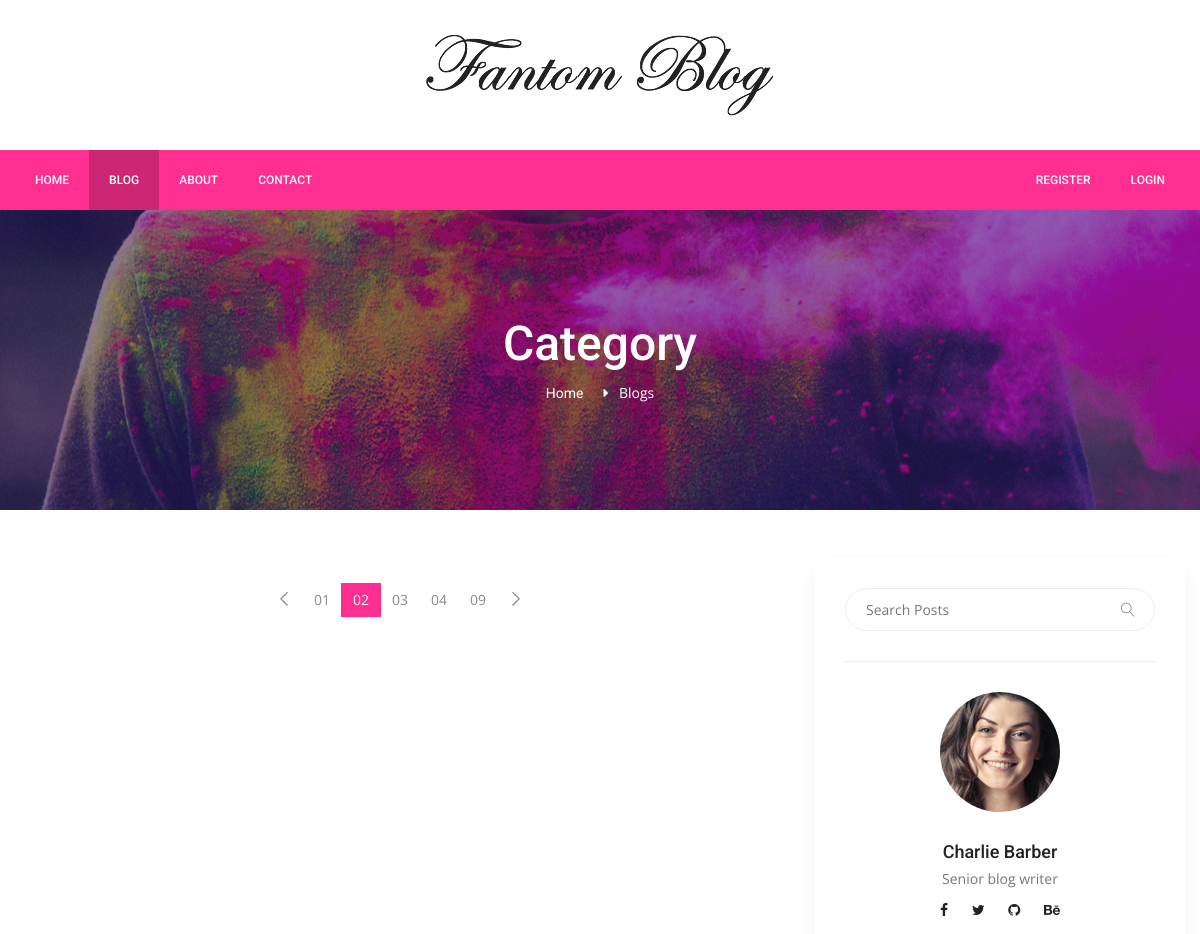
/blog (upper part), run on an earlier commit of the app's database.
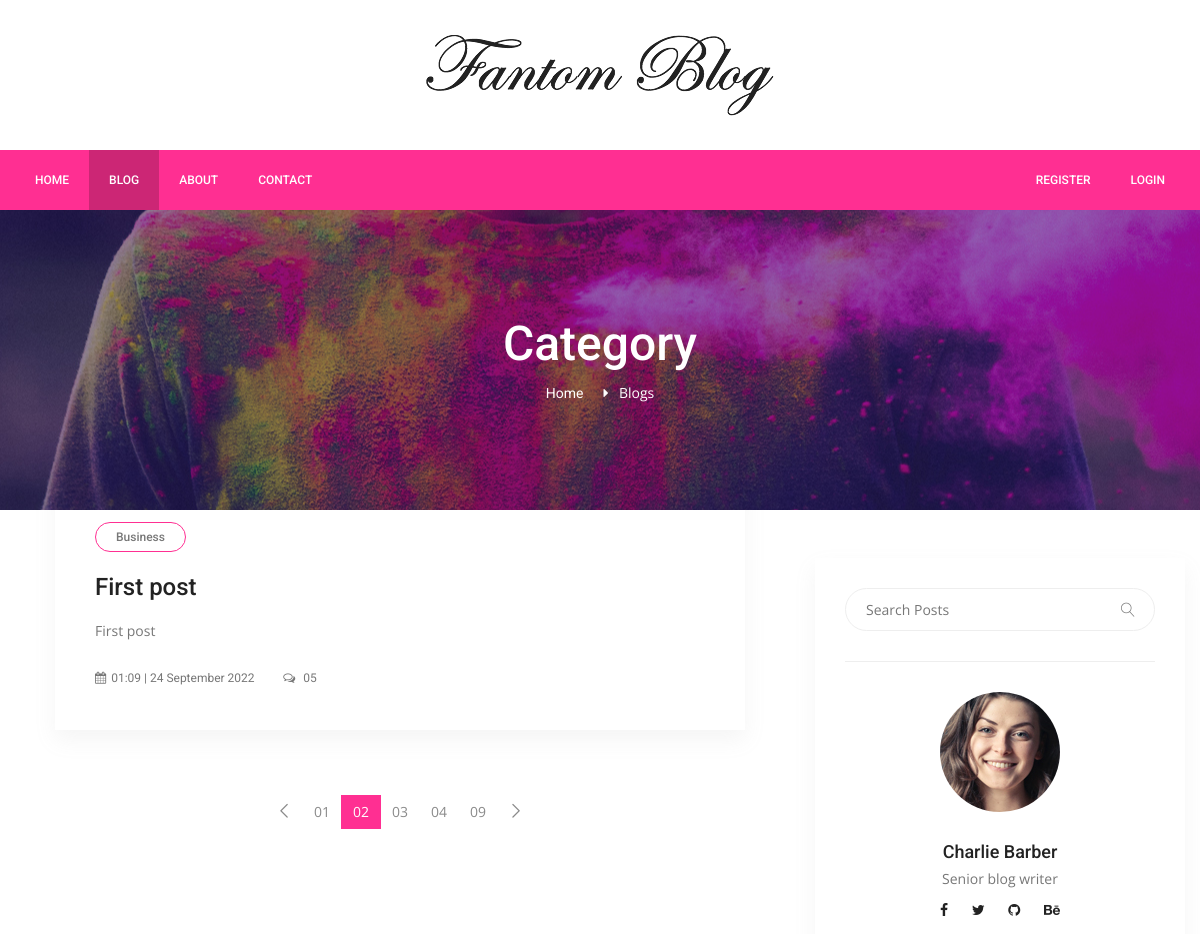
And on a later commit of the database.
### server.py (models this page shows)
class Post(db.Model):
    __tablename__ = "posts"
    id = db.Column(db.Integer, primary_key=True)
    title = db.Column(db.String(500), unique=True, nullable=False)
    subtitle = db.Column(db.String(500), nullable=False)
    description = db.Column(db.Text, nullable=False)
    image_url = db.Column(db.String(500), nullable=False)
    category = db.Column(db.String(250), nullable=False)
    tags = db.Column(db.String(500), nullable=False)
    total_view = db.Column(db.Integer, nullable=False)
    created_date = db.Column(db.String(250), nullable=False)
    updated_date = db.Column(db.String(250), nullable=False)
    post_info = db.relationship("Bookmark", back_populates="post")
    comment_post_info = db.relationship("Comment", back_populates="post")

### server.py (the view, shortened to what this page needs)
@app.route("/blog")
def blog():
    posts = Post.query.order_by(desc(Post.updated_date)).all()
    search = request.args.get("search")
    if search != None:
        search_posts = Post.query.filter(Post.title.contains(search)).all()
        return render_template("blog/pages/search.html", path=request.path, posts=search_posts, sidebar=sidebar, logged_in=current_user.is_authenticated)
    category = request.args.get("category")
    if category != None:
        category_posts = Post.query.filter_by(category=category).all()
        return render_template("blog/pages/search.html", path=request.path, posts=category_posts, sidebar=sidebar, logged_in=current_user.is_authenticated)
    query_tag = request.args.get("tag")
    return render_template("blog/pages/blogs.html", path=request.path, posts=posts, sidebar=sidebar, logged_in=current_user.is_authenticated)

### templates/blog/pages/blogs.html (shortened to what this page needs)
{% extends "blog/layouts/base.html" %} {% block content %}
<section class="banner_area">
  <div class="banner_inner d-flex align-items-center">
    <div
      class="overlay bg-parallax"
      data-stellar-ratio="0.9"
      data-stellar-vertical-offset="0"
      data-background=""
    ></div>
    <div class="container">
      <div class="banner_content text-center">
        <h2>Category</h2>
        <div class="page_link">
          <a href="{{ url_for('home') }}">Home</a>
          <span style="color: white">Blogs</span>
        </div>
      </div>
    </div>
  </div>
</section>
<section class="blog_area pt-5">
  <div class="container">
    <div class="row">
      <div class="col-lg-8">
        <div class="blog_left_sidebar">
          {% for post in posts %}
          <article class="blog_style1">
            <div class="blog_img">
            </div>
            <div class="blog_text">
              <div class="blog_text_inner">
                <a class="cat" href="#">{{ post.category }}</a>
                <a href="{{ url_for('post_detail', post_id=post.id) }}"
                  ><h4>{{ post.title }}</h4></a
                >
                <p>{{ post.subtitle }}</p>
                <div class="date">
                  <a href="#"
                    ><i class="fa fa-calendar" aria-hidden="true"></i>{{
                    post.updated_date }}</a
                  >
                  <a href="#"
                    ><i class="fa fa-comments-o" aria-hidden="true"></i> 05</a
                  >
                </div>
              </div>
            </div>
          </article>
          {% endfor %}
          <nav class="blog-pagination justify-content-center d-flex">
            <ul class="pagination">
              <li class="page-item">
                <a href="#" class="page-link" aria-label="Previous">
                  <span aria-hidden="true">
                    <span class="lnr lnr-chevron-left"></span>
                  </span>
                </a>
              </li>
              <li class="page-item"><a href="#" class="page-link">01</a></li>
              <li class="page-item active">
                <a href="#" class="page-link">02</a>
              </li>
              <li class="page-item"><a href="#" class="page-link">03</a></li>
              <li class="page-item"><a href="#" class="page-link">04</a></li>
              <li class="page-item"><a href="#" class="page-link">09</a></li>
              <li class="page-item">
                <a href="#" class="page-link" aria-label="Next">
                  <span aria-hidden="true">
                    <span class="lnr lnr-chevron-right"></span>
                  </span>
                </a>
              </li>
            </ul>
          </nav>
        </div>
      </div>
      <div class="col-lg-4">{% include 'blog/include/sidebar.html' %}</div>
    </div>
  </div>
</section>
{% endblock %}

### templates/blog/layouts/base.html (shortened to what this page needs)
<!DOCTYPE html>
<html lang="en">
  <head>
    <link
      rel="stylesheet"
      href="{{ url_for('static', filename='css/bootstrap.css') }}"
    />
    <link
      rel="stylesheet"
      href="{{ url_for('static', filename='vendors/linericon/style.css') }}"
    />
    <link
      rel="stylesheet"
      href="{{ url_for('static', filename='css/font-awesome.min.css') }}"
    />
    <link
      rel="stylesheet"
      href="{{ url_for('static', filename='vendors/owl-carousel/owl.carousel.min.css') }}"
    />
    <link
      rel="stylesheet"
      href="{{ url_for('static', filename='vendors/lightbox/simpleLightbox.css') }}"
    />
    <link
      rel="stylesheet"
      href="{{ url_for('static', filename='vendors/nice-select/css/nice-select.css') }}"
    />
    <link
      rel="stylesheet"
      href="{{ url_for('static', filename='vendors/animate-css/animate.css') }}"
    />
    <link
      rel="stylesheet"
      href="{{ url_for('static', filename='vendors/jquery-ui/jquery-ui.css') }}"
    />
    <link
      rel="stylesheet"
      href="{{ url_for('static', filename='css/style.css') }}"
    />
    <link
      rel="stylesheet"
      href="{{ url_for('static', filename='css/responsive.css') }}"
    />
    <link
      rel="stylesheet"
      href="{{ url_for('static', filename='css/arunesh.css') }}"
    />
  </head>
  <body>
    {% include 'blog/include/header.html' %}
    {% block content %} {% endblock %}
  </body>
</html>

### templates/blog/include/header.html (shortened to what this page needs)
<header class="header_area">
      <div class="logo_part">
        <div class="container">
          <a class="logo"  href="{{ url_for('home') }}"><img src="{{ url_for('static', filename='img/logo.png') }}" alt="" /></a>
        </div>
      </div>
      <div class="main_menu">
        <nav class="navbar navbar-expand-lg navbar-light">
          <div class="container">
            <div
              class="collapse navbar-collapse offset"
              id="navbarSupportedContent"
            >
              <ul class="nav navbar-nav menu_nav">
                <li
                {% if '/' == path %}
                    class="nav-item active"
                {% else %}
                    class="nav-item"
                {% endif %}
                 >
                  <a class="nav-link" href="{{ url_for('home') }}">Home</a>
                </li>
                <li
                  {% if '/blog' == path %}
                    class="nav-item active"
                  {% else %}
                    class="nav-item"
                  {% endif %}
                >
                  <a class="nav-link" href="{{ url_for('blog') }}">Blog</a>
                </li>
                <li
                {% if '/about' == path %}
                    class="nav-item active"
                {% else %}
                    class="nav-item"
                {% endif %}
                >
                  <a class="nav-link" href="{{ url_for('about') }}"
                    >About</a>
                </li>
                <li
                {% if '/contact' == path %}
                    class="nav-item active"
                {% else %}
                    class="nav-item"
                {% endif %}
                >
                  <a class="nav-link" href="{{ url_for('contact') }}"
                    >Contact</a>
                </li>
              </ul>
              <ul class="nav navbar-nav navbar-right ml-auto">
                {% if logged_in: %}
                <li
                {% if '/profile' == path %}
                    class="nav-item active"
                {% else %}
                    class="nav-item"
                {% endif %}
                >
                  <a class="nav-link" href="{{ url_for('profile') }}"
                    >Profile</a>
                </li>
                <li class="nav-item" >
                  <a class="nav-link" href="{{ url_for('logout') }}"
                    >Logout</a>
                </li>
                {% else %}
                <li
                {% if '/register' == path %}
                    class="nav-item active"
                {% else %}
                    class="nav-item"
                {% endif %}
                >
                  <a class="nav-link" href="{{ url_for('register') }}"
                    >Register</a>
                </li>
                <li
                {% if '/login' == path %}
                    class="nav-item active"
                {% else %}
                    class="nav-item"
                {% endif %}
                >
                  <a class="nav-link" href="{{ url_for('login') }}"
                    >Login</a>
                </li>
                {% endif %}
              </ul>
            </div>
          </div>
        </nav>
      </div>
</header>

### templates/blog/include/sidebar.html (shortened to what this page needs)
<div class="blog_right_sidebar">
  <aside class="single_sidebar_widget search_widget">
    <form>
      <div class="input-group">
        <input
          type="search"
          name="search"
          class="form-control"
          placeholder="Search Posts"
        />
        <span class="input-group-btn">
          <button class="btn btn-default" type="button">
            <i class="lnr lnr-magnifier"></i>
          </button>
        </span>
      </div>
    </form>
    <div class="br"></div>
  </aside>
  <aside class="single_sidebar_widget author_widget">
    <img
      class="author_img rounded-circle"
      src="{{ url_for('static', filename='img/blog/author.png') }}"
      alt=""
    />
    <h4>Charlie Barber</h4>
    <p>Senior blog writer</p>
    <div class="social_icon">
      <a href="#"><i class="fa fa-facebook"></i></a>
      <a href="#"><i class="fa fa-twitter"></i></a>
      <a href="#"><i class="fa fa-github"></i></a>
      <a href="#"><i class="fa fa-behance"></i></a>
    </div>
  </aside>
</div>

What changed in the data, as far as the page shows it:
added Post: category "Business", title "First post", subtitle "First post", updated_date "01:09 | 24 September 2022"
